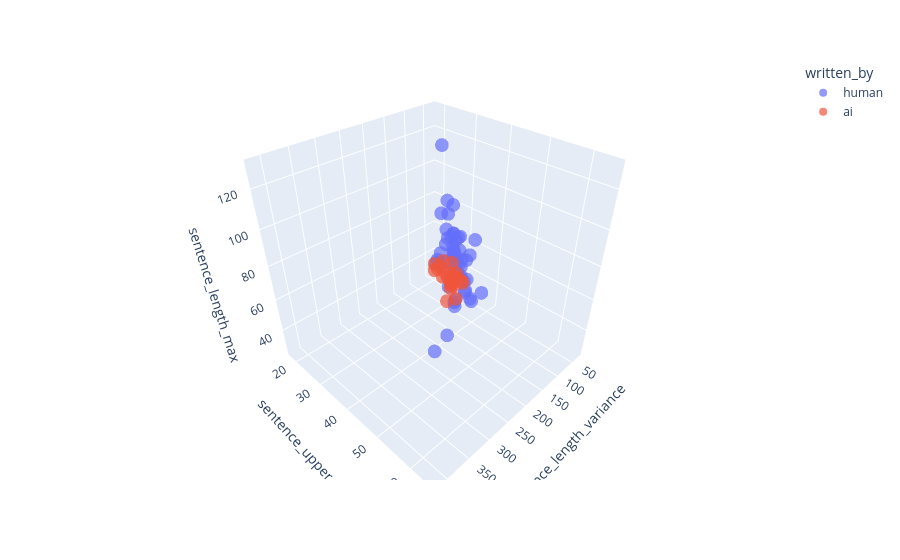

Notebook code for this chart:
### Code cell
fig = px.scatter_3d(
    stories_df,
    "sentence_length_variance",
    "sentence_upper_95",
    "sentence_length_max",
    color="written_by",
    opacity=0.7
)

fig.show()

### Figure 1 — Plotly figure (JSON) as saved in the notebook; plotly's stock layout.template omitted (floating-point values rounded to 4 significant figures)
{"data": [{"hovertemplate": "written_by=human<br>sentence_length_variance=%{x}<br>sentence_upper_95=%{y}<br>sentence_length_max=%{z}<extra></extra>", "legendgroup": "human", "marker": {"color": "#636efa", "opacity": 0.7, "symbol": "circle"}, "mode": "markers", "name": "human", "scene": "scene", "showlegend": true, "type": "scatter3d", "x": [113.3, 165.4, 152.9, 125.8, 154.2, 154.8, 121.0, 148.3, 141.3, 131.1, 120.1, 143.5, 154.6, 251.1, 256.9, 101.0, 255.1, 201.0, 174.8, 61.72, 135.7, 336.7, 128.7, 415.3, 175.2, 60.71, 237.4, 200.5, 196.1, 212.2, 190.0, 192.9, 245.2, 226.3, 171.7, 151.0, 63.22, 281.8, 124.6, 120.4, 95.88, 144.5, 199.4, 165.8, 115.5, 151.7, 144.0, 110.3, 143.5, 105.9, 130.9], "y": [32.0, 41.0, 39.0, 36.0, 39.0, 39.0, 36.0, 38.0, 39.0, 36.55, 36.0, 36.0, 41.0, 54.0, 49.0, 33.0, 47.0, 46.0, 40.6, 26.0, 34.5, 58.5, 32.0, 65.0, 43.0, 22.0, 45.0, 45.0, 48.9, 41.0, 41.05, 47.0, 49.0, 46.0, 47.0, 34.75, 29.0, 58.0, 45.0, 39.0, 34.0, 42.0, 45.0, 44.55, 37.45, 40.0, 42.0, 34.5, 40.35, 36.0, 39.0], "z": [79, 49, 78, 70, 74, 88, 61, 102, 84, 68, 77, 95, 88, 103, 107, 76, 92, 91, 90, 45, 75, 81, 66, 97, 76, 40, 113, 57, 66, 82, 111, 67, 101, 74, 94, 130, 43, 89, 54, 54, 51, 74, 61, 68, 66, 73, 55, 66, 68, 51, 59]}, {"hovertemplate": "written_by=ai<br>sentence_length_variance=%{x}<br>sentence_upper_95=%{y}<br>sentence_length_max=%{z}<extra></extra>", "legendgroup": "ai", "marker": {"color": "#EF553B", "opacity": 0.7, "symbol": "circle"}, "mode": "markers", "name": "ai", "scene": "scene", "showlegend": true, "type": "scatter3d", "x": [186.3, 38.34, 78.14, 45.35, 67.19, 96.42, 99.06, 78.75, 76.97, 54.88, 37.0, 51.58, 31.72, 51.54, 31.2, 87.99, 87.93, 82.02, 105.3, 145.2, 119.4, 152.6, 192.7, 126.1, 124.3], "y": [41.0, 25.0, 30.75, 24.9, 28.8, 35.65, 32.85, 32.3, 30.15, 25.0, 22.0, 21.75, 18.05, 22.65, 18.0, 30.9, 31.0, 30.8, 30.3, 37.75, 36.0, 42.0, 44.5, 37.0, 35.05], "z": [53, 28, 35, 30, 32, 47, 43, 43, 41, 35, 26, 34, 31, 37, 26, 35, 46, 42, 56, 68, 53, 61, 60, 58, 48]}], "layout": {"legend": {"title": {"text": "written_by"}, "tracegroupgap": 0}, "margin": {"t": 60}, "scene": {"domain": {"x": [0, 1], "y": [0, 1]}, "xaxis": {"title": {"text": "sentence_length_variance"}}, "yaxis": {"title": {"text": "sentence_upper_95"}}, "zaxis": {"title": {"text": "sentence_length_max"}}}}}
